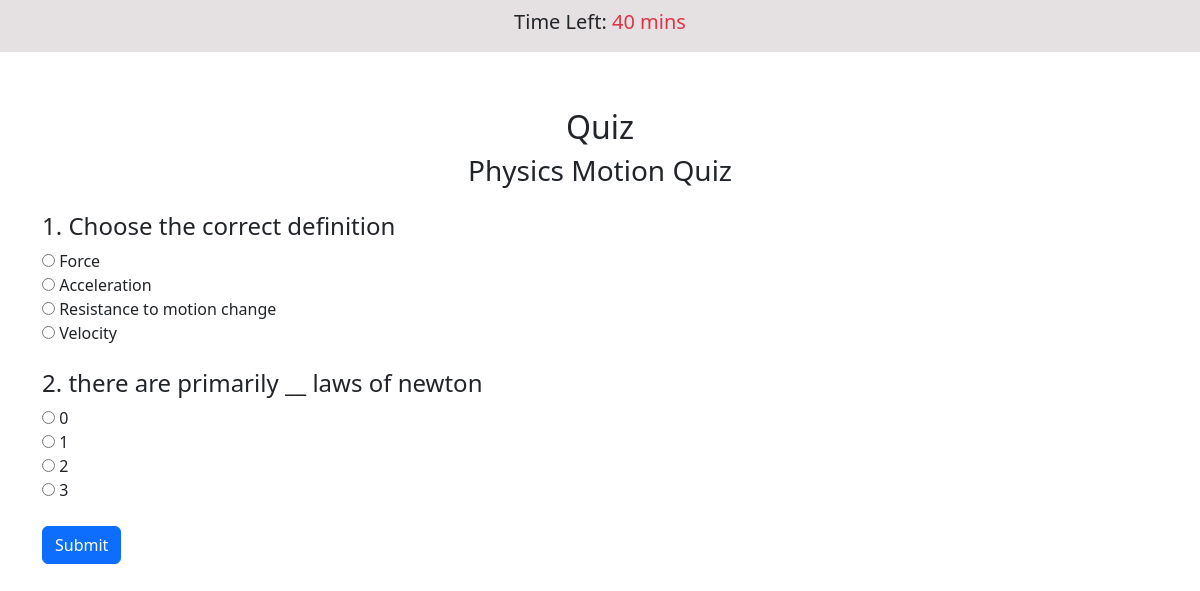
/user/attend/2, run on the app's committed database.
### model.py (models this page shows)
class Quiz(db.Model):
    __tablename__ = 'quizzes'
    id = db.Column(db.Integer, primary_key=True)
    chapter_id = db.Column(db.Integer, db.ForeignKey('chapters.id'), nullable=False)
    name=db.Column(db.String(20),nullable=False)
    date_of_quiz = db.Column(db.DateTime, nullable=False)
    time_duration = db.Column(db.String(10))
    description = db.Column(db.Text)
    chapter = db.relationship('Chapter', backref=db.backref('quizzes', lazy=True))

class Question(db.Model):
    __tablename__ = 'questions'
    id = db.Column(db.Integer, primary_key=True)
    quiz_id = db.Column(db.Integer, db.ForeignKey('quizzes.id'), nullable=False)
    chapter_id = db.Column(db.Integer, db.ForeignKey('chapters.id'), nullable=False)
    question_title=db.Column(db.String(200), nullable=False)
    question_statement = db.Column(db.Text, nullable=False)
    option1 = db.Column(db.String(200), nullable=False)
    option2 = db.Column(db.String(200), nullable=False)
    option3 = db.Column(db.String(200), nullable=False)
    option4 = db.Column(db.String(200), nullable=False)
    correct_option = db.Column(db.Integer, nullable=False)
    quiz = db.relationship('Quiz', backref=db.backref('questions', lazy=True))

### app.py (the view)
@app.route("/user/attend/<int:id>")
def atttendquz(id):
    data=Question.query.filter_by(quiz_id=id).all()
    quizdet=Quiz.query.filter_by(id=id).first()
    return render_template("attendquiz.html",data=data,quizdet=quizdet)

### templates/attendquiz.html (shortened to what this page needs)
<!DOCTYPE html>
<html lang="en">
<head>
    <link href="https://cdn.jsdelivr.net/npm/bootstrap@5.3.0/dist/css/bootstrap.min.css" rel="stylesheet">
</head>
<body>
    <div class="fixed-timer">
        <h5 class="text-dark">Time Left: <span id="timer" class="text-danger">{{quizdet.time_duration}}</span></h5>
    </div>
    <div class="container mt-5">
        <h2 class="text-center">Quiz</h2>
        <h3 class="text-center">{{quizdet.name}}</h3>
        <form id="quizForm" action="/submitquiz/{{quizdet.id}}" method="POST">
            {% for i in data %}
            <div class="mt-4">
                <h4>{{loop.index}}. {{i.question_statement}}</h4>
                <div>
                    <input type="radio" name="q{{i.id}}" value="1" > {{i.option1}}<br>
                    <input type="radio" name="q{{i.id}}" value="2"> {{i.option2}}<br>
                    <input type="radio" name="q{{i.id}}" value="3"> {{i.option3}}<br>
                    <input type="radio" name="q{{i.id}}" value="4"> {{i.option4}}<br>
                </div>
            </div>
            {% endfor %}
            <div class="mt-4">
                <button type="submit" class="btn btn-primary">Submit</button>
            </div>
        </form>
    </div>
</body>
</html>

### templates/attendquiz.html (style rules this page uses)
body { padding-top: 60px; }
.fixed-timer { position: fixed; top: 0; left: 0; width: 100%; background: #e5e0e1; color: #fff; padding: 10px 0; text-align: center; z-index: 1000; }

### data on the page
Quiz: time_duration "40 mins", name "Physics Motion Quiz"
Question: question_statement "Choose the correct definition", option1 "Force", option2 "Acceleration", option3 "Resistance to motion change", option4 "Velocity"
Question: question_statement "there are primarily __ laws of newton", option1 "0", option2 "1", option3 "2", option4 "3"
